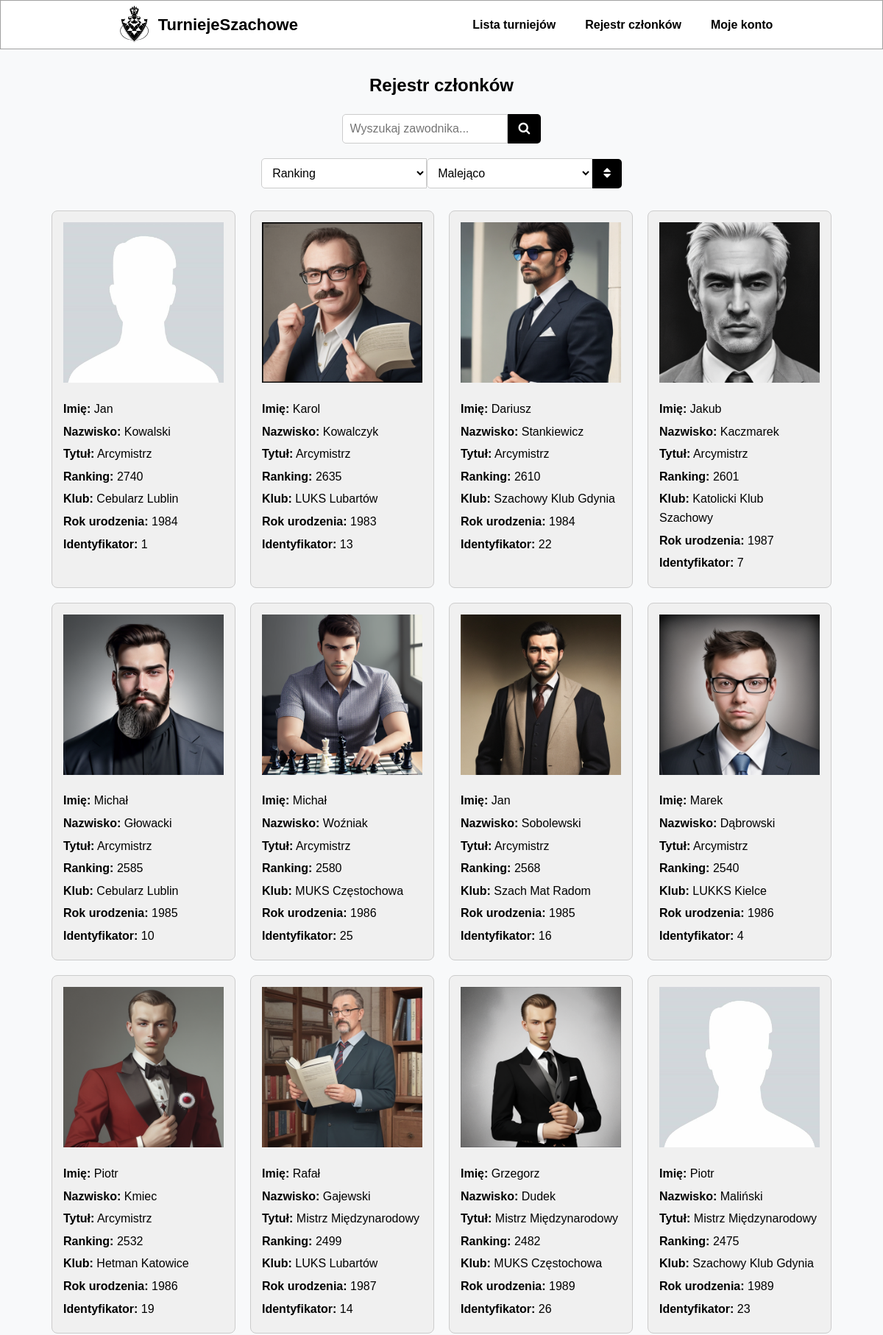
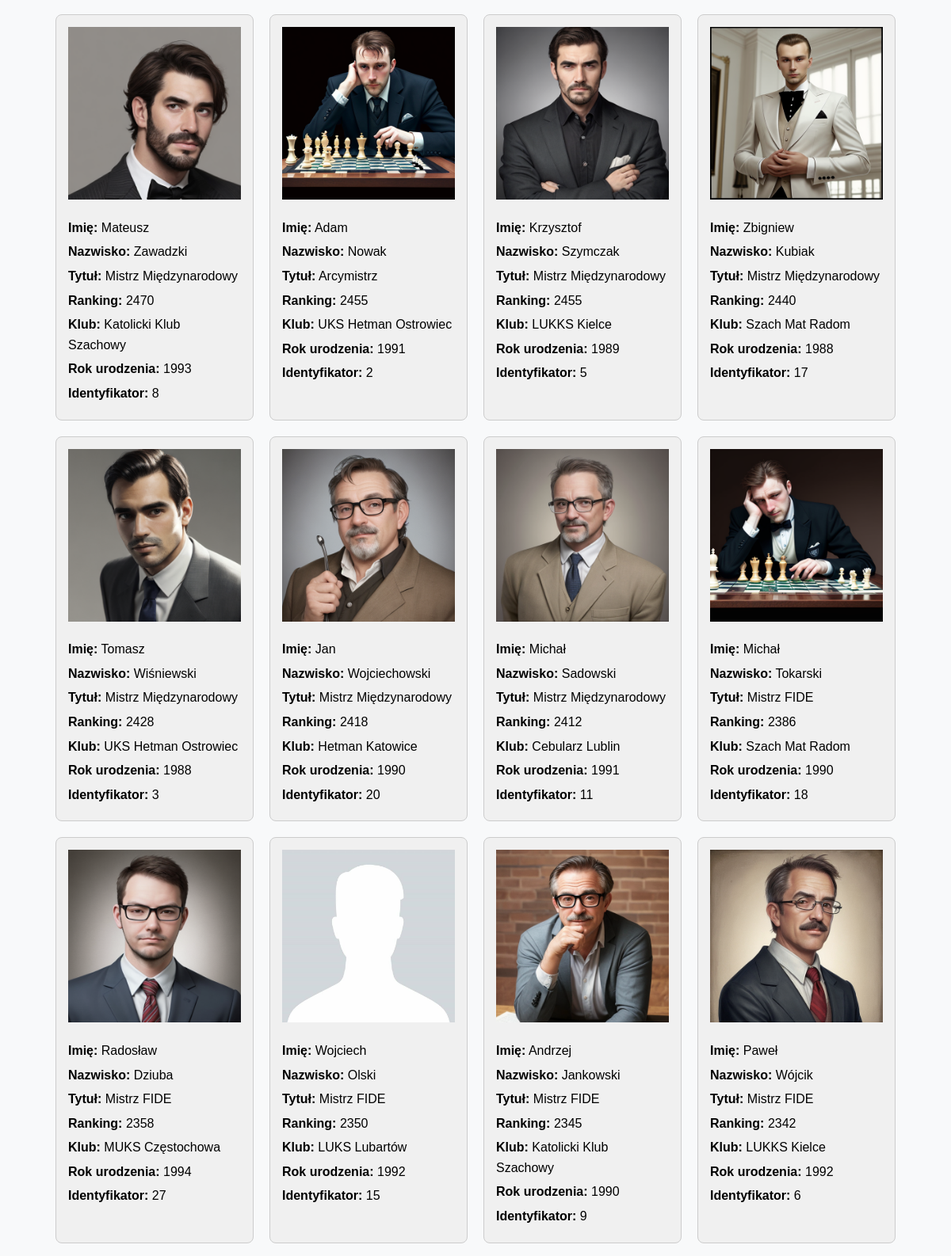
/pages/list_players.php (upper part), run on the app's committed database (2 pictures, top to bottom).
### tables this page shows
CREATE TABLE `users` (
  `UserID` int(11) NOT NULL,
  `UserName` varchar(50) NOT NULL,
  `Password` varchar(255) NOT NULL,
  `FirstName` varchar(255) NOT NULL,
  `LastName` varchar(255) NOT NULL,
  `Email` varchar(255) NOT NULL,
  `Ranking` int(11) DEFAULT NULL,
  `Role` enum('player','arbiter') DEFAULT 'player',
  `ProfilePicture` varchar(255) DEFAULT '../uploads/default.png',
  `CreatedAt` timestamp NOT NULL DEFAULT CURRENT_TIMESTAMP,
  `Club` varchar(255) DEFAULT NULL,
  `Birthday` date DEFAULT NULL,
  `Title` varchar(50) DEFAULT NULL
);

### pages/list_players.php (the view, shortened to what this page needs)
<?php
include("../scripts/connect.php");
$polaczenie = new mysqli($host, $db_user, $db_password, $db_name);
$polaczenie->set_charset("utf8");
$sort = isset($_GET['sort']) ? $_GET['sort'] : 'Ranking';
$order = isset($_GET['order']) && $_GET['order'] === 'asc' ? 'asc' : 'desc';
$allowedSortColumns = ['LastName', 'Club', 'Ranking', 'Birthday'];
$sort = in_array($sort, $allowedSortColumns) ? $sort : 'Ranking';
$searchQuery = isset($_GET['search']) ? $_GET['search'] : '';
$searchParam = "%" . $searchQuery . "%";
$sql = "SELECT UserID, FirstName, LastName, Title, Ranking, Club, Birthday, ProfilePicture
        FROM users
        WHERE (FirstName LIKE ? OR LastName LIKE ? OR Club LIKE ?)
        ORDER BY $sort $order";
$stmt = $polaczenie->prepare($sql);
$stmt->bind_param('sss', $searchParam, $searchParam, $searchParam);
$stmt->execute();
$result = $stmt->get_result();
?>
<!DOCTYPE HTML>
<html lang="pl">
<head>
    <link rel="stylesheet" href="../css/main.css">
    <link rel="stylesheet" href="../css/main_mobile.css">
    <link rel="stylesheet" href="https://cdnjs.cloudflare.com/ajax/libs/font-awesome/4.7.0/css/font-awesome.min.css">
</head>
<body>
<?php include('../include/header.php'); ?>
<div class="content-container">
    <h3 class="section-title">Rejestr członków</h3>
    <div class="cont">
        <div class="search-sort-container">
            <form method="GET" action="" class="search-form">
                <input type="text" name="search" placeholder="Wyszukaj zawodnika..." value="<?php echo htmlspecialchars($searchQuery); ?>" class="search-input">
                <button type="submit" class="search-button"><i class="fa fa-search"></i></button>
            </form>
            <form method="GET" action="" class="sort-form">
                <select name="sort" id="sort" class="search-input">
                    <option value="Ranking" <?php if ($sort == 'Ranking') echo 'selected'; ?>>Ranking</option>
                </select>
                <select name="order" class="search-input">
                    <option value="desc" <?php if ($order == 'desc') echo 'selected'; ?>>Malejąco</option>
                </select>
                <button type="submit" class="search-button"><i class="fa fa-sort" aria-hidden="true"></i></button>
            </form>
        </div>
    </div>
    <?php
    if ($result && $result->num_rows > 0) {
        echo "<div class='players-container'>";
        while ($row = $result->fetch_assoc()) {
            echo "<div class='player-card'>";
            echo "<img src='" . htmlspecialchars($row['ProfilePicture']) . "' alt='Zdjęcie zawodnika' class='player-image'>";
            echo "<div class='player-info'>";
            echo "<p><strong>Imię:</strong> " . htmlspecialchars($row['FirstName']) . "</p>";
            echo "<p><strong>Nazwisko:</strong> " . htmlspecialchars($row['LastName']) . "</p>";
            echo "<p><strong>Tytuł:</strong> " . htmlspecialchars($row['Title']) . "</p>";
            echo "<p><strong>Ranking:</strong> " . htmlspecialchars($row['Ranking']) . "</p>";
            echo "<p><strong>Klub:</strong> " . htmlspecialchars($row['Club']) . "</p>";
            echo "<p><strong>Rok urodzenia:</strong> " . date('Y', strtotime($row['Birthday'])) . "</p>";
            echo "<p><strong>Identyfikator:</strong> " . htmlspecialchars($row['UserID']) . "</p>";
            echo "</div></div>";
        }
        echo "</div>";
    } else {
        echo "<p>Brak danych o zawodnikach.</p>";
    }
    ?>
</div>
</body>
</html>

### include/header.php (shortened to what this page needs)
<nav class="navigation">
  <span class="logo">
    <img src="../img/logo.png" alt="logo">
    <a href="../pages/list_tournaments.php">TurniejeSzachowe</a>
  </span>
  <ul class="menu">
    <li class="menu__item"><a href="../pages/list_tournaments.php">Lista turniejów</a></li>
    <li class="menu__item"><a href="../pages/list_players.php">Rejestr członków</a></li>
    <li class="menu__item"><a href="../pages/panel_login.php">Moje konto</a></li>
  </ul>
</nav>

### css/main.css (style rules this page uses)
* { -webkit-font-smoothing: antialiased; -moz-osx-font-smoothing: grayscale; }
*, *::before, *::after { box-sizing: border-box; margin: 0; padding: 0; }
body { background-color: #f8f9fa; z-index: -1; font-family: 'Fira Code', sans-serif; color: black; min-height: 100vh; display: -webkit-box; display: flex; -webkit-box-pack: center; -webkit-box-align: center; align-items: center; margin: 0; display: flex; flex-direction: column; min-height: 100vh; line-height: 1.6; }
.navigation { color: black; background-color: #ffffff; position: relative; top: 0; display: -webkit-box; display: flex; -webkit-box-align: center; align-items: center; -webkit-box-pack: justify; justify-content: space-around; width: 100%; padding: 0px 50px; border: 1px solid #0000005e; margin-bottom: 30px; position: sticky; }
.logo { display: flex; align-items: center; font-size: 22px; font-weight: bold; }
.menu { display: -webkit-box; display: flex; font-size: 16px; list-style: none; }
.menu__item { margin-left: 40px; }
a { color: black; font-weight: bold; text-decoration: none; }
.logo img { max-height: 65px; }
.section-title { font-size: 24px; font-weight: bold; margin-bottom: 20px; text-align: center; }
.search-form { display: flex; justify-content: center; margin-bottom: 20px; }
.search-input { padding: 10px; border: 1px solid #ccc; border-radius: 5px 0 0 5px; width: 225px; font-size: 16px; background-color: #fff; }
.search-button { padding: 10px 15px; background-color: #000; color: white; border: none; border-radius: 0 5px 5px 0; cursor: pointer; font-size: 17px; }
.players-container { display: flex; flex-wrap: wrap; justify-content: center; margin-top: 20px; }
.player-card { background-color: #f0f0f0; border: 1px solid #ccc; border-radius: 8px; margin: 10px; padding: 15px; width: 250px; text-align: left; }
.player-image { width: 100%; height: auto; margin-bottom: 10px; }
.player-info { color: black; }
.player-info p { margin: 5px 0; }
.search-sort-container { display: flex; align-items: center; margin-bottom: 20px; flex-direction: column; justify-content: flex-start; }
.search-form, .sort-form { display: flex; align-items: center; }
.content-container { padding: 0px 50px; }

### data on the page
users: ProfilePicture (placeholder picture), FirstName "Jan", LastName "Kowalski", Title "Arcymistrz", Ranking "2740", Club "Cebularz Lublin", Birthday "1984", UserID "1"
users: ProfilePicture (picture), FirstName "Karol", LastName "Kowalczyk", Title "Arcymistrz", Ranking "2635", Club "LUKS Lubartów", Birthday "1983", UserID "13"
users: ProfilePicture (picture), FirstName "Dariusz", LastName "Stankiewicz", Title "Arcymistrz", Ranking "2610", Club "Szachowy Klub Gdynia", Birthday "1984", UserID "22"
users: ProfilePicture (picture), FirstName "Jakub", LastName "Kaczmarek", Title "Arcymistrz", Ranking "2601", Club "Katolicki Klub Szachowy", Birthday "1987", UserID "7"
users: ProfilePicture (picture), FirstName "Michał", LastName "Głowacki", Title "Arcymistrz", Ranking "2585", Club "Cebularz Lublin", Birthday "1985", UserID "10"
users: ProfilePicture (picture), FirstName "Michał", LastName "Woźniak", Title "Arcymistrz", Ranking "2580", Club "MUKS Częstochowa", Birthday "1986", UserID "25"
users: ProfilePicture (picture), FirstName "Jan", LastName "Sobolewski", Title "Arcymistrz", Ranking "2568", Club "Szach Mat Radom", Birthday "1985", UserID "16"
users: ProfilePicture (picture), FirstName "Marek", LastName "Dąbrowski", Title "Arcymistrz", Ranking "2540", Club "LUKKS Kielce", Birthday "1986", UserID "4"
users: ProfilePicture (picture), FirstName "Piotr", LastName "Kmiec", Title "Arcymistrz", Ranking "2532", Club "Hetman Katowice", Birthday "1986", UserID "19"
users: ProfilePicture (picture), FirstName "Rafał", LastName "Gajewski", Title "Mistrz Międzynarodowy", Ranking "2499", Club "LUKS Lubartów", Birthday "1987", UserID "14"
users: ProfilePicture (picture), FirstName "Grzegorz", LastName "Dudek", Title "Mistrz Międzynarodowy", Ranking "2482", Club "MUKS Częstochowa", Birthday "1989", UserID "26"
users: ProfilePicture (placeholder picture), FirstName "Piotr", LastName "Maliński", Title "Mistrz Międzynarodowy", Ranking "2475", Club "Szachowy Klub Gdynia", Birthday "1989", UserID "23"
users: ProfilePicture (picture), FirstName "Mateusz", LastName "Zawadzki", Title "Mistrz Międzynarodowy", Ranking "2470", Club "Katolicki Klub Szachowy", Birthday "1993", UserID "8"
users: ProfilePicture (picture), FirstName "Adam", LastName "Nowak", Title "Arcymistrz", Ranking "2455", Club "UKS Hetman Ostrowiec", Birthday "1991", UserID "2"
users: ProfilePicture (picture), FirstName "Krzysztof", LastName "Szymczak", Title "Mistrz Międzynarodowy", Ranking "2455", Club "LUKKS Kielce", Birthday "1989", UserID "5"
users: ProfilePicture (picture), FirstName "Zbigniew", LastName "Kubiak", Title "Mistrz Międzynarodowy", Ranking "2440", Club "Szach Mat Radom", Birthday "1988", UserID "17"
users: ProfilePicture (picture), FirstName "Tomasz", LastName "Wiśniewski", Title "Mistrz Międzynarodowy", Ranking "2428", Club "UKS Hetman Ostrowiec", Birthday "1988", UserID "3"
users: ProfilePicture (picture), FirstName "Jan", LastName "Wojciechowski", Title "Mistrz Międzynarodowy", Ranking "2418", Club "Hetman Katowice", Birthday "1990", UserID "20"
users: ProfilePicture (picture), FirstName "Michał", LastName "Sadowski", Title "Mistrz Międzynarodowy", Ranking "2412", Club "Cebularz Lublin", Birthday "1991", UserID "11"
users: ProfilePicture (picture), FirstName "Michał", LastName "Tokarski", Title "Mistrz FIDE", Ranking "2386", Club "Szach Mat Radom", Birthday "1990", UserID "18"
users: ProfilePicture (picture), FirstName "Radosław", LastName "Dziuba", Title "Mistrz FIDE", Ranking "2358", Club "MUKS Częstochowa", Birthday "1994", UserID "27"
users: ProfilePicture (placeholder picture), FirstName "Wojciech", LastName "Olski", Title "Mistrz FIDE", Ranking "2350", Club "LUKS Lubartów", Birthday "1992", UserID "15"
users: ProfilePicture (picture), FirstName "Andrzej", LastName "Jankowski", Title "Mistrz FIDE", Ranking "2345", Club "Katolicki Klub Szachowy", Birthday "1990", UserID "9"
users: ProfilePicture (picture), FirstName "Paweł", LastName "Wójcik", Title "Mistrz FIDE", Ranking "2342", Club "LUKKS Kielce", Birthday "1992", UserID "6"
